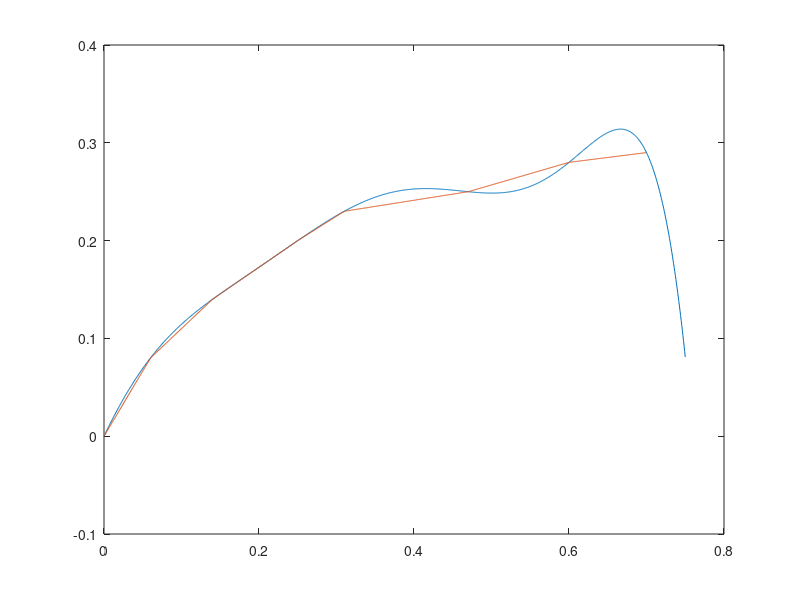
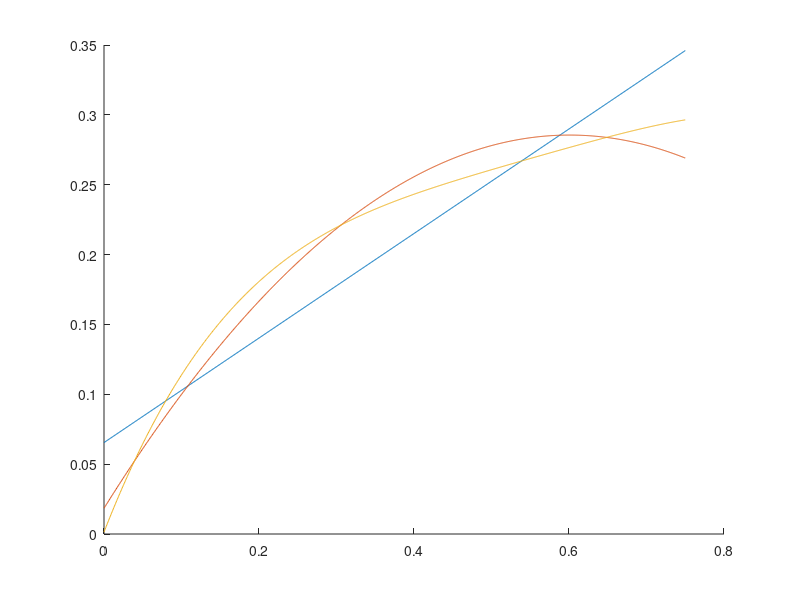

MATLAB code for these plots, in order:
eps = [0.00 0.06 0.14 0.25 0.31 0.47 0.60 0.70];
sigma = [0.00 0.08 0.14 0.20 0.23 0.25 0.28 0.29];

np1 = length(sigma);
n = np1-1;
%% Lagrange ordinario
C = polyfit(eps,sigma,n);
xx = linspace(0.00,0.75,1000);
y_eval = polyval(C,xx);
y = polyval(C,0.70)
plot(xx,y_eval);

hold on

y_interp = interp1(eps,sigma,xx);
y_interp070 = interp1(eps,sigma,0.70)
plot(xx,y_interp);

figure();
ns = [1 2 4];

for n = ns
  C = polyfit(eps,sigma,n);
  y_approx = polyval(C,xx);
  y = polyval(C,0.70)
  hold on
  plot(xx,y_approx);
end
